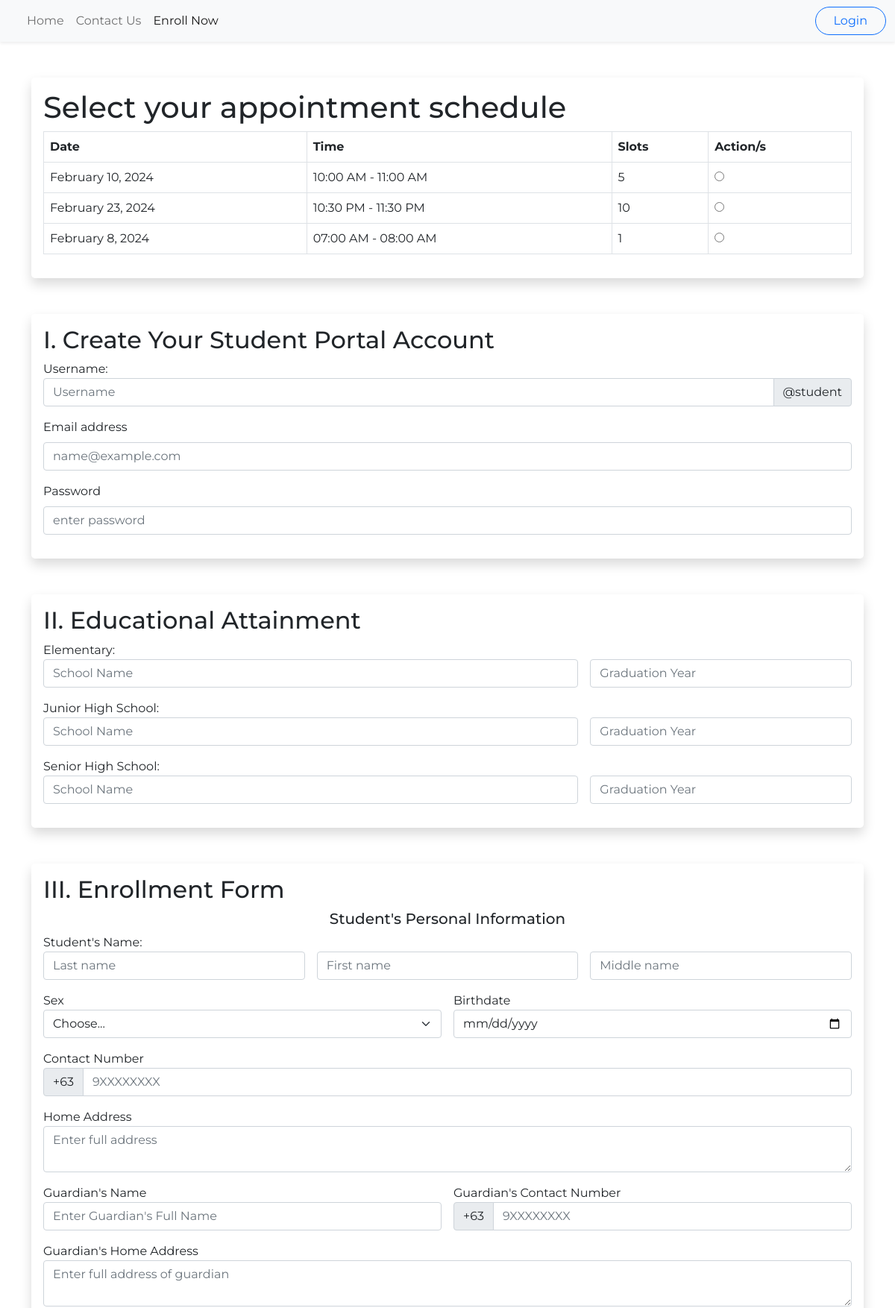
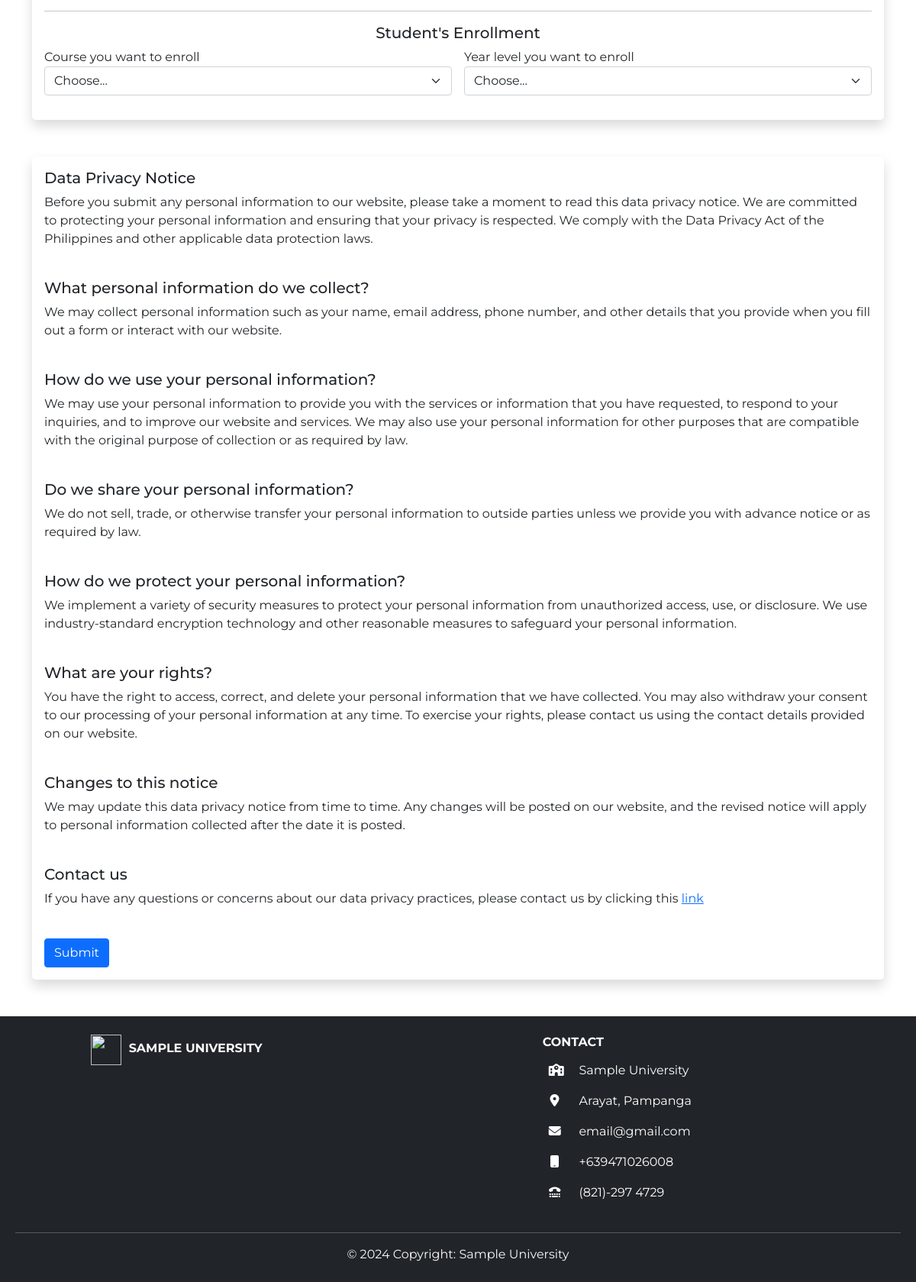
The page /enroll.php on the database its author committed (2 pictures, top to bottom).
### tables this page shows
CREATE TABLE `tbl_appointment` (
  `appointmentID` int(255) NOT NULL,
  `date` date NOT NULL,
  `start_time` time NOT NULL,
  `slots` int(100) NOT NULL
);

### enroll.php (the view, shortened to what this page needs)
<?php
include 'index-template/header.php';
?>
<form action="config/enrollment_ctrl.php" method="post">
    <div class="container my-5">
        <div class="container-fluid shadow rounded-3 p-3 mb-5">
            <h1>Select your appointment schedule</h1>
            <table class="table table-bordered">
                <thead>
                    <tr>
                        <th>Date</th>
                        <th>Time</th>
                        <th>Slots</th>
                        <th>Action/s</th>
                    </tr>
                </thead>
                <tbody>
                    <?php
                    $AppointmentSql = "SELECT * FROM `tbl_appointment`";
                    $showAppointments = $conn->query($AppointmentSql);
                    while ($row = $showAppointments->fetch_assoc()) {
                        $start_time = strtotime($row['start_time']);
                        $end_time = strtotime('+1 hour', $start_time);
                        ?>
                        <tr>
                            <td>
                                <?= date('F j, Y', strtotime($row['date'])) ?>
                            </td>
                            <td>
                                <?= date('h:i A', $start_time) . ' - ' . date('h:i A', $end_time) ?>
                            </td>
                            <td>
                                <?= $row['slots'] ?>
                            </td>
                            <td><input type="radio" name="appointmentID" value="<?= $row['appointmentID'] ?>"></td>
                        </tr>
                    <?php }
                    ?>
                </tbody>
            </table>
        </div>
        <div class="container-fluid shadow rounded-3 p-3 mb-5">
            <h2>I. Create Your Student Portal Account</h2>
            <label for="">Username:</label>
            <div class="input-group mb-3">
                <input type="text" class="form-control" name="username" placeholder="Username"
                    aria-describedby="basic-addon2" required>
                <span class="input-group-text" id="basic-addon2">@student</span>
            </div>
            <div class="mb-3">
                <label for="exampleFormControlInput1" class="form-label">Email address</label>
                <input type="email" class="form-control" id="exampleFormControlInput1" placeholder="name@example.com"
                    name="email" required>
            </div>
            <div class="mb-3">
                <label for="password" class="form-label">Password</label>
                <input type="text" class="form-control" name="password" placeholder="enter password" required>
            </div>
        </div>
        <div class="container-fluid shadow rounded-3 p-3 mb-5">
            <h2>II. Educational Attainment</h2>
            <label for="">Elementary:</label>
            <div class="row g-3 mb-3">
                <div class="col-8">
                    <input type="text" class="form-control" name="elem" placeholder="School Name" required>
                </div>
                <div class="col">
                    <input type="text" class="form-control" name="elem-year" placeholder="Graduation Year" required>
                </div>
            </div>
            <label for="">Junior High School:</label>
            <div class="row g-3 mb-3">
                <div class="col-8">
                    <input type="text" class="form-control" name="jh" placeholder="School Name" required>
                </div>
                <div class="col">
                    <input type="text" class="form-control" name="jh-year" placeholder="Graduation Year" required>
                </div>
            </div>
            <label for="">Senior High School:</label>
            <div class="row g-3 mb-3">
                <div class="col-8">
                    <input type="text" class="form-control" name="sh" placeholder="School Name" required>
                </div>
                <div class="col">
                    <input type="text" class="form-control" name="sh-year" placeholder="Graduation Year" required>
                </div>
            </div>
        </div>
        <div class="container-fluid shadow rounded-3 p-3 mb-5">
            <h2>III. Enrollment Form</h2>
            <h5 class="text-center">Student's Personal Information</h5>
            <label for="">Student's Name:</label>
            <div class="row g-3 mb-3">
                <div class="col">
                    <input type="text" class="form-control" name="lName" placeholder="Last name" required>
                </div>
                <div class="col">
                    <input type="text" class="form-control" name="fName" placeholder="First name" required>
                </div>
                <div class="col">
                    <input type="text" class="form-control" name="mName" placeholder="Middle name" required>
                </div>
            </div>
            <div class="row g-3 mb-3">
                <div class="col">
                    <label for="">Sex</label>
                    <select name="sex" class="form-select">
                        <option selected>Choose...</option>
                    </select>
                </div>
                <div class="col">
                    <label for="">Birthdate</label>
                    <input type="date" class="form-control" name="bdate" required>
                </div>
            </div>
            <div class="row g-3 mb-3">
                <div class="col">
                    <label for="">Contact Number</label>
                    <div class="input-group">
                        <div class="input-group-text">+63</div>
                        <input type="text" class="form-control" id="" placeholder="9XXXXXXXX" name="contact" required>
                    </div>
                </div>
            </div>
            <div class="row g-3 mb-3">
                <div class="col">
                    <label for="">Home Address</label>
                    <textarea name="homeAddress" class="form-control" id="" placeholder="Enter full address" cols="30"
                        rows="2"></textarea required>
                </div>
            </div>
            <div class="row g-3 mb-3">
                <div class="col">
                    <label for="">Guardian's Name</label>
                    <input type="text" placeholder="Enter Guardian's Full Name" class="form-control"
                        name="guardianName" required>
                </div>
                <div class="col">
                    <label for="">Guardian's Contact Number</label>
                    <div class="input-group">
                        <div class="input-group-text">+63</div>
                        <input type="text" class="form-control" id="" placeholder="9XXXXXXXX" name="guardianNo" required>
                    </div>
                </div>
            </div>
            <div class="row g-3 mb-3">
                <div class="col">
                    <label for="">Guardian's Home Address</label>
                    <textarea class="form-control" id="" placeholder="Enter full address of guardian" cols="30"
                        rows="2" name="guardianHomeAddress" required></textarea>
                </div>
            </div>
            <hr>
            <h5 class="text-center">Student's Enrollment</h5>
            <div class="row g-3 mb-3">
                <div class="col">
                    <label for="">Course you want to enroll</label>
                    <select name="course" class="form-select">
                        <option selected>Choose...</option>
                    </select>
                </div>
                <div class="col">
                    <label for="">Year level you want to enroll</label>
                    <select name="year" class="form-select">
                        <option selected>Choose...</option>
                    </select>
                </div>
            </div>
        </div>
        <div class="container-fluid shadow rounded-3 p-3 mb-5">
            <h5>Data Privacy Notice</h5>
            <p>
                Before you submit any personal information to our website, please take a moment to read this data
                privacy
                notice. We are committed to protecting your personal information and ensuring that your privacy is
                respected. We comply with the Data Privacy Act of the Philippines and other applicable data protection
                laws.
            </p>
            <br>
            <h5>What personal information do we collect?</h5>
            <p>
                We may collect personal information such as your name, email address, phone number, and other details
                that
                you provide when you fill out a form or interact with our website.
            </p>
            <br>
            <h5>How do we use your personal information?</h5>
            <p>
                We may use your personal information to provide you with the services or information that you have
                requested, to respond to your inquiries, and to improve our website and services. We may also use your
                personal information for other purposes that are compatible with the original purpose of collection or
                as
                required by law. </p>
            <br>
            <h5>Do we share your personal information?</h5>
            <p>
                We do not sell, trade, or otherwise transfer your personal information to outside parties unless we
                provide
                you with advance notice or as required by law. </p> <br>
            <h5>How do we protect your personal information?</h5>
            <p>
                We implement a variety of security measures to protect your personal information from unauthorized
                access,
                use, or disclosure. We use industry-standard encryption technology and other reasonable measures to
                safeguard your personal information. </p> <br>
            <h5>What are your rights?</h5>
            <p>
                You have the right to access, correct, and delete your personal information that we have collected. You
                may
                also withdraw your consent to our processing of your personal information at any time. To exercise your
                rights, please contact us using the contact details provided on our website. </p> <br>
            <h5>Changes to this notice</h5>
            <p>
                We may update this data privacy notice from time to time. Any changes will be posted on our website, and
                the
                revised notice will apply to personal information collected after the date it is posted. </p> <br>
            <h5>Contact us</h5>
            <p>
                If you have any questions or concerns about our data privacy practices, please contact us by clicking
                this
                <a href="contactUs.php">link</a>
            </p>
            <br>
            <button name="btn_submit" type="submit" class="btn btn-primary">
                Submit
            </button>
        </div>
    </div>
</form>
<?php
include 'index-template/footer.php';
?>

### assets/custom/style-custom.css (style rules this page uses)
body { font-family: 'Montserrat', sans-serif; }

### rows shown on the page
tbl_appointment: date "February 10, 2024", start_time "10:00 AM", start_time "11:00 AM", slots "5"
tbl_appointment: date "February 23, 2024", start_time "10:30 PM", start_time "11:30 PM", slots "10"
tbl_appointment: date "February 8, 2024", start_time "07:00 AM", start_time "08:00 AM", slots "1"
